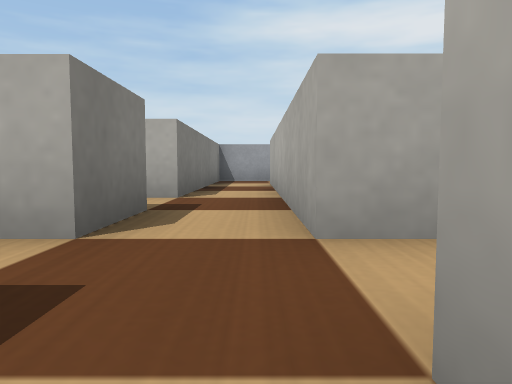
[1] (above)

24 first-person views from a walk through a Webots world. The camera is 0.04 m above the floor, tilts 4° down and sees 70° across. The floor is counted in squares, 0.1 m on a side. Each view is taken from the middle of a square. On the plan, view 1 faces up. The plan holds only what a view shows up to about 9 squares ahead; the rest is blank. The robots in the file are not drawn. Simple shapes and patterns stand in for the simulator's stock objects.

[2]
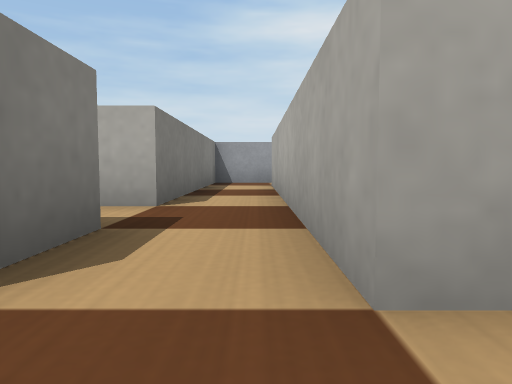

[3]
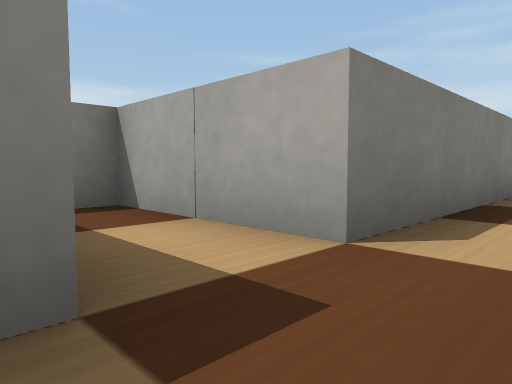

[4]
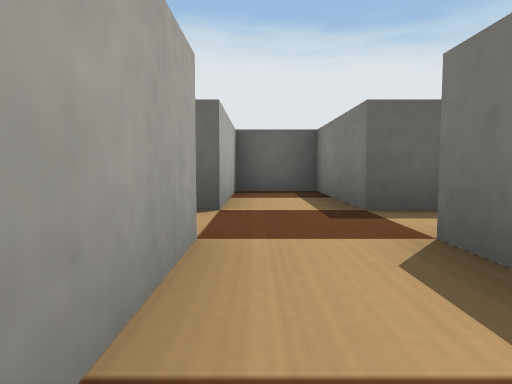

[5]
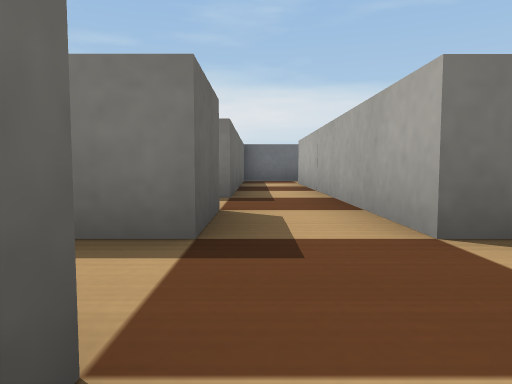

[6]
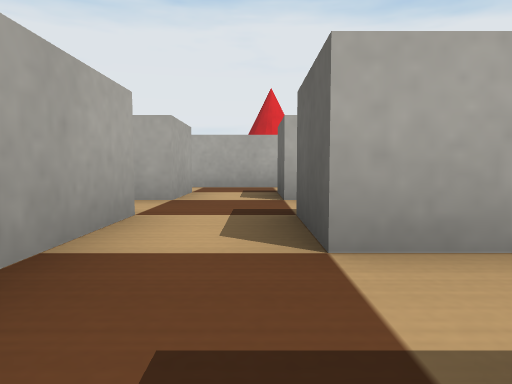

[7]
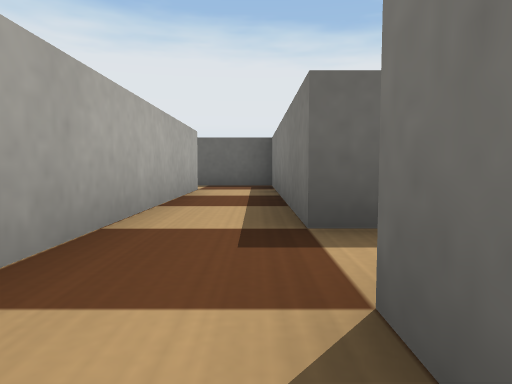

[8]
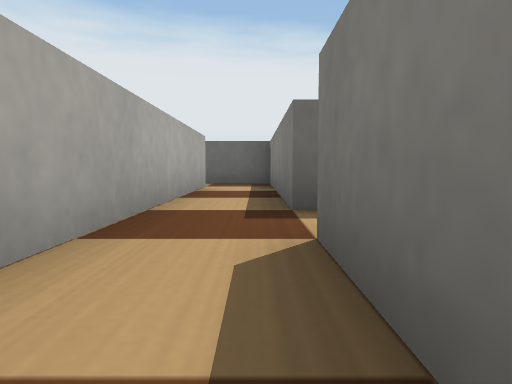

[9]
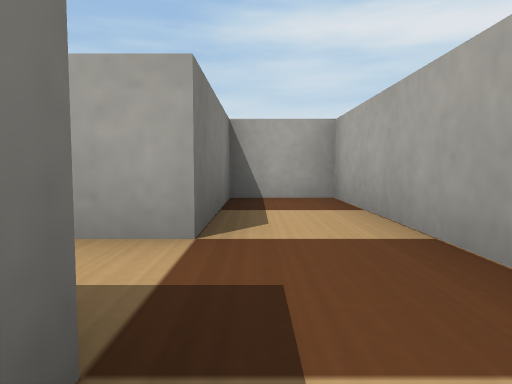

[10]
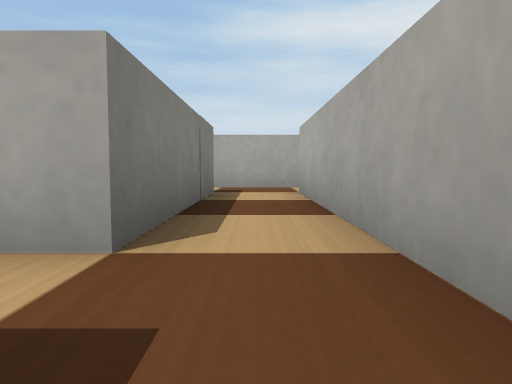

[11]
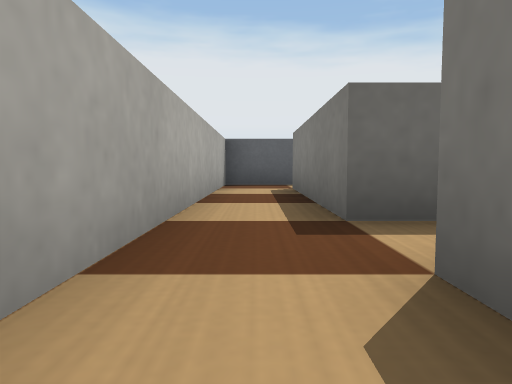

[12]
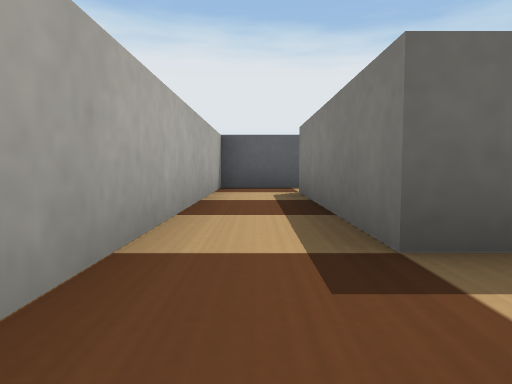

[13]
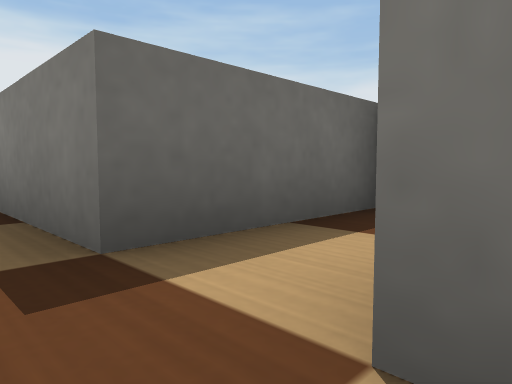

[14]
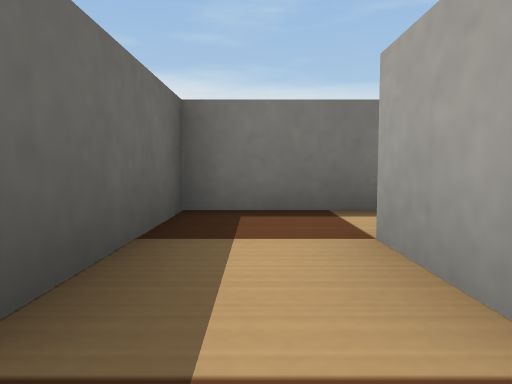

[15]
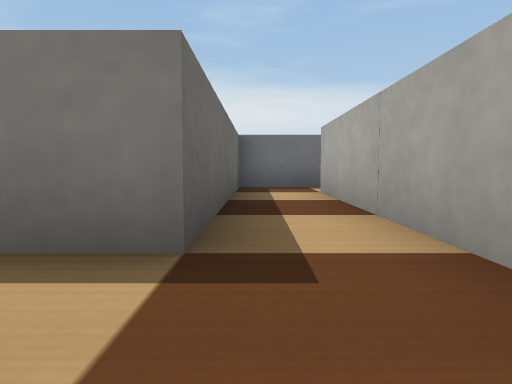

[16]
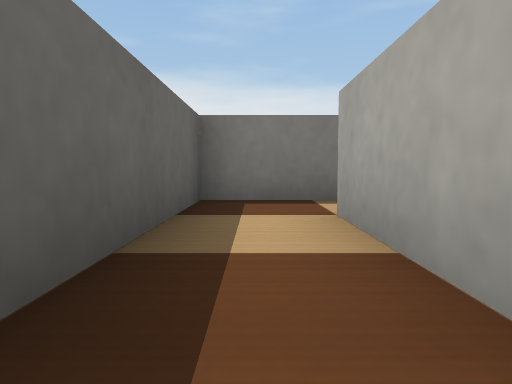

[17]
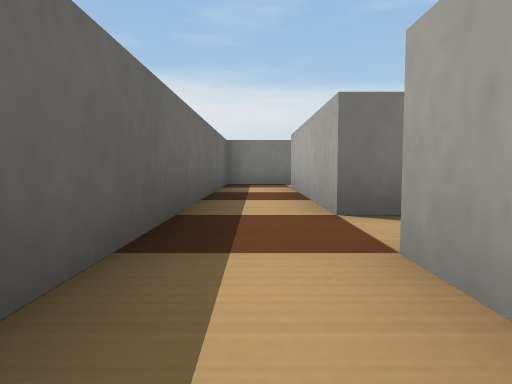

[18]
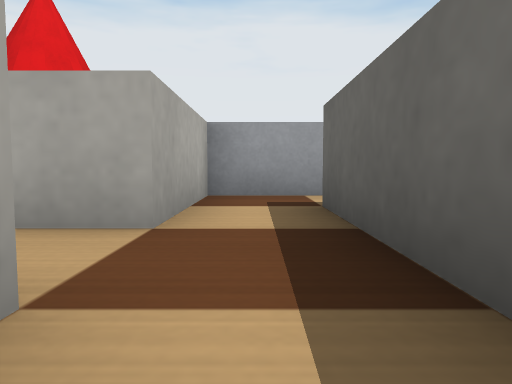

[19]
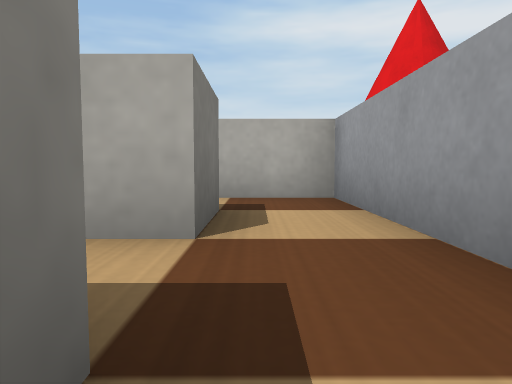

[20]
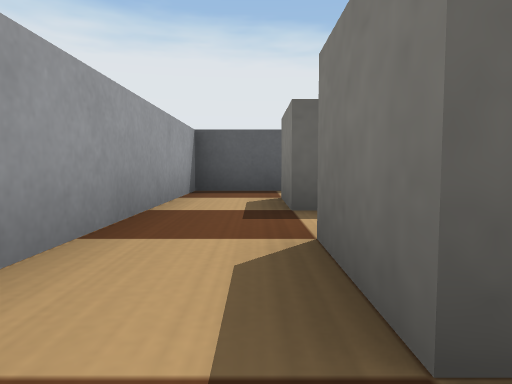

[21]
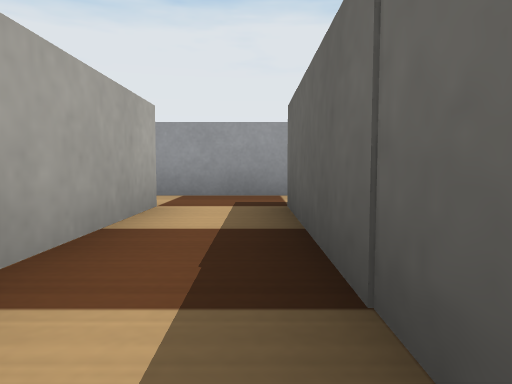

[22]
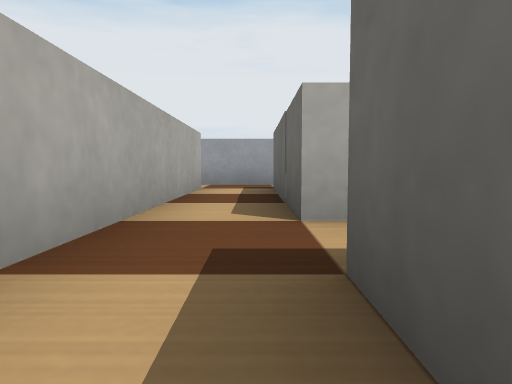

[23]
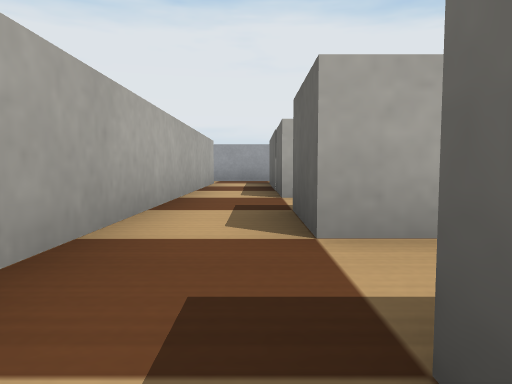

[24]
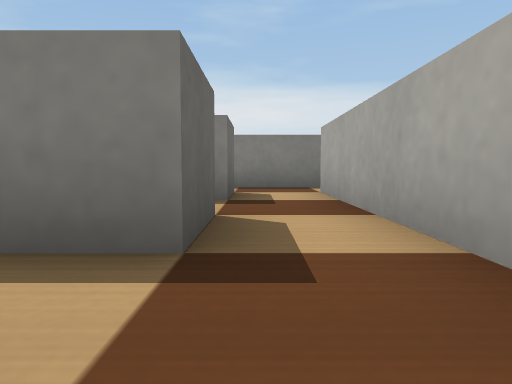

### Floor plan
Ten units are one square. View 1 is at (0, 0); x grows to the right and y downward. Boxes are objects, and circles mark ways between rooms. Rooms are numbered by the first view taken in them; rooms with no view inside come last. Other rooms are left out.
<svg viewBox="-82 -55 197 160">
<path fill="none" stroke="#000" d="M3 -20 3 -35M-23 -7 -10 -7 -10 20 3 20 3 -7M-10 -34 -10 -20 -25 -20M-10 -47 -37 -47 -37 -41M3 -35 3 -44M3 -7 17 -7 17 47 84 47M70 33 30 33 30 -47 17 -47 17 -20 3 -20M-63 47 -37 47 -37 88M-76 -7 -37 -7 -37 33 -50 33M-39 100 -23 100 -23 -7M-25 -20 -77 -20M84 47 97 47 97 60M110 65 110 33 83 33M95 100 110 100 110 75M97 73 97 86M57 78 57 73 97 73M30 73 43 73 43 83M97 60 25 60M110 75 110 65M30 81 30 73M3 73 18 73M25 60 3 60M-63 29 -63 47"/>
<circle cx="0" cy="-25" r="3" fill="#2a7"/>
<circle cx="10" cy="-10" r="3" fill="#2a7"/>
<circle cx="-15" cy="-10" r="3" fill="#2a7"/>
<circle cx="90" cy="40" r="3" fill="#2a7"/>
<circle cx="-45" cy="40" r="3" fill="#2a7"/>
<circle cx="100" cy="55" r="3" fill="#2a7"/>
<circle cx="100" cy="80" r="3" fill="#2a7"/>
<circle cx="35" cy="70" r="3" fill="#2a7"/>
<text x="0" y="-10">1</text>
<text x="-20" y="-40">2</text>
<text x="20" y="10">3</text>
<text x="-40" y="40">4</text>
<text x="100" y="50">5</text>
<text x="90" y="90">6</text>
<text x="60" y="70">7</text>
<text x="20" y="80">8</text>
<text x="-60" y="40">9</text>
</svg>
Room 1 opens to room 2. Room 1 opens to room 3. Room 1 opens to room 4. Room 3 opens to room 5. Room 4 opens to room 9. Room 5 opens to room 7. Room 6 opens to room 7. Room 7 opens to room 8.

Where each view was taken, in squares from view 1:
view 1: 0 up, 0 right, facing up
view 2: 1 up, 0 right, facing up
view 3: 3 up, 0 right, facing up-left
view 4: 4 up, 0 right, facing down
view 5: 1 up, 1 right, facing left
view 6: 1 up, 4 left, facing right
view 7: 3 up, 2 right, facing down
view 8: 4 up, 2 right, facing down
view 9: 0 up, 2 right, facing up
view 10: 5 down, 3 left, facing up
view 11: 2 down, 3 left, facing down
view 12: 3 down, 3 left, facing down
view 13: 3 down, 3 left, facing down-left
view 14: 4 down, 3 left, facing left
view 15: 1 up, 2 left, facing left
view 16: 4 down, 6 right, facing left
view 17: 4 down, 10 right, facing left
view 18: 4 down, 6 right, facing right
view 19: 8 down, 10 right, facing up
view 20: 4 down, 10 right, facing down
view 21: 7 down, 6 right, facing right
view 22: 7 down, 3 right, facing right
view 23: 7 down, 1 right, facing right
view 24: 7 down, 6 right, facing left
